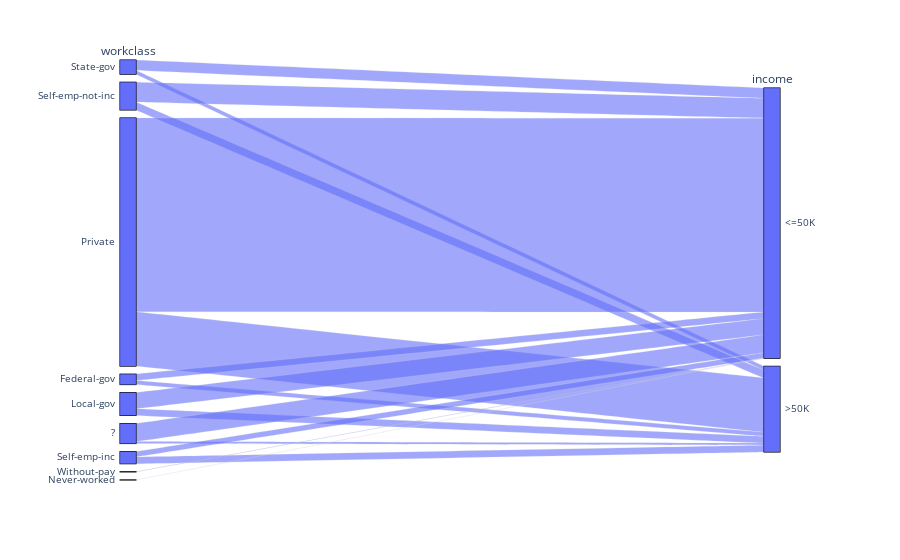

Source (notebook cell):
### Code cell
px.parallel_categories(df, dimensions=['workclass','income'])

### Figure 1 — Plotly figure (JSON) as saved in the notebook; plotly's stock layout.template omitted (floating-point values rounded to 4 significant figures; data arrays with more than 128 entries replaced by an {"elided": "..."} marker saying what was removed)
{"data": [{"dimensions": [{"label": "workclass", "values": {"elided": "32561 str values"}}, {"label": "income", "values": {"elided": "32561 str values"}}], "domain": {"x": [0, 1], "y": [0, 1]}, "name": "", "type": "parcats"}], "layout": {"legend": {"tracegroupgap": 0}, "margin": {"t": 60}}}
